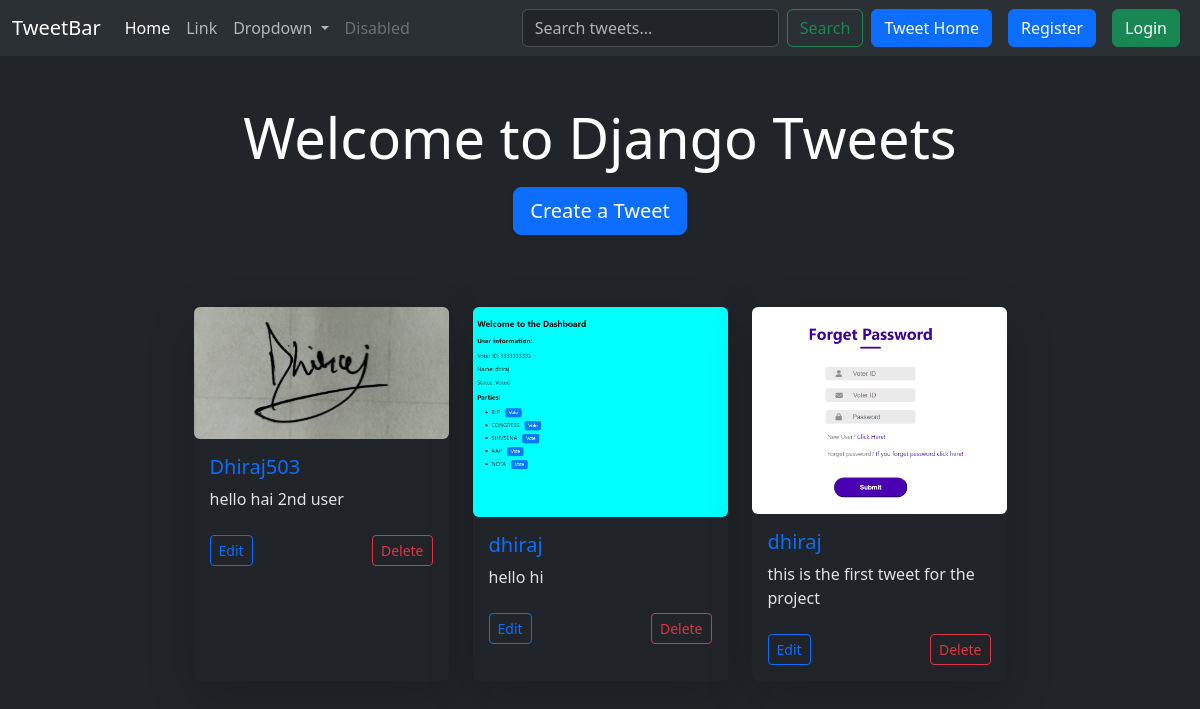
The page / on the database its author committed.
### tweetup/models.py (models this page shows, shortened)
class Tweet(models.Model):
    user = models.ForeignKey(User, on_delete=models.CASCADE)
    text = models.TextField(max_length=240)
    photo = models.ImageField(upload_to="photos/", blank=True, null=True)
    created_at = models.DateTimeField(auto_now_add=True)
    updated_at = models.DateTimeField(auto_now=True)

### tweetup/views.py (the view)
# urls.py: path('', views.tweet_list,name='tweet_list'),
def tweet_list(request):
    tweets=Tweet.objects.all().order_by('-created_at')
    return render(request,'tweet_list.html',{'tweets':tweets})

### tweetup/templates/tweet_list.html (shortened to what this page needs)
{% extends "layout.html" %}
{% block content %}
<div class="container mt-5">
    <h1 class="text-center text-white display-4"> Welcome to Django Tweets </h1>
    <div class="text-center mt-3">
        <a class="btn btn-lg btn-primary shadow-sm" href="{% url 'tweet_create' %}">
             Create a Tweet
        </a>
    </div>
    <div class="row mt-5 g-4 justify-content-center" id="tweetContainer">
        {% for tweet in tweets %}
        <div class="col-lg-3 col-md-4 col-sm-6 d-flex align-items-stretch">
            <div class="card h-100 shadow-lg border-0">
                <img src="{{ tweet.photo.url }}" class="card-img-top img-fluid rounded" alt="{{ tweet.text }}">
                <div class="card-body">
                    <h5 class="card-title text-primary">{{ tweet.user.username }}</h5>
                    <p class="card-text">{{ tweet.text }}</p>
                    <div class="d-flex justify-content-between mt-4">
                        <a href="{% url 'tweet_edit' tweet.id %}" class="btn btn-outline-primary btn-sm">
                             Edit
                        </a>
                        <a href="{% url 'tweet_delete' tweet.id %}" class="btn btn-outline-danger btn-sm">
                             Delete
                        </a>
                    </div>
                </div>
            </div>
        </div>
        {% endfor %}
    </div>
</div>
{% endblock %}

### rows shown on the page
Tweet: photo (picture), user.username "Dhiraj503", text "hello hai 2nd user"
Tweet: photo (picture), user.username "dhiraj", text "hello hi"
Tweet: photo (picture), user.username "dhiraj", text "this is the first tweet for the project"
